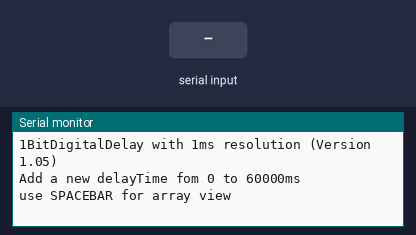
Bench run of a sketch on a simulated Arduino Uno, built for the host (arithmetic inside an expression is 32-bit, double 64-bit). Parts: the last lines printed to the serial monitor. Inputs (shaded band) come from the test bench.

Above: at 3.2 s.
3.3 s: "90,45\n" received over Serial
At 4.5 s:
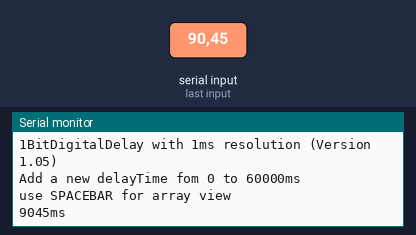
4.8 s: "30,150\n" received over Serial
At 5.9 s:
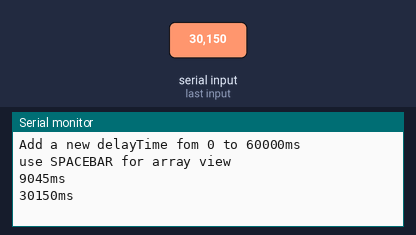

The sketch:

1BitDigitalDelay.ino
```cpp
/*******************Digitaldelay V1.05 for DRUM trigger******************
  If the INPUT got a LOW edge, the code generate an 1ms trigger event in
     realtime and also a second 1ms trigger event with delay.
      The delayTime is adjusted using the ATmega32U4-USB-interface.
               The ringbuffer holds 512 trigger events.
                 The maximum delay is limited by 60s.
                      The resolution is 1ms.
                           by 25mmHg
                           Have fun!
                          Version 1.05
                        heartbeat mode
                          Version 1.04
                 new pins (matched with PCB)
                          Version 1.03
          add LED-monitor output and change PORTS
                          Version 1.02
                    faster port operations
                samplingrate ca.100kHz possible
                          Version 1.01
            button debounce logic is much faster (5ms)
                          Version 1.00
                first working needs optimation
 ***********************************************************************/

#define MAXDELAYTIME 60000
#define MAXARRAYSIZE 256
#define BOUNCETIME 20
#define FLASHTIME 40

#define INBUTTON PF4 //A3
#define OUTDELAY PF7 //A0
//Demo only
//#define OUTDELAY PF5 //A2
#define OUTNOOOW PF6 //A1
#define OUTCOOPY PC7 //D13
#define DEBUGPIN PB6 //A10
#define DEBUGMODE
#define SERIALDEBUG
//#define HEARTBEAT

//global variables related to time
unsigned long oldMillis = 0;
unsigned long valMillis = 1;
unsigned int delayTime = 0;

//global variables related to ringbuffer
unsigned long timeStamps[MAXARRAYSIZE];
const unsigned int maxArrayCount = MAXARRAYSIZE - 1;
const unsigned int maxDelayTime = MAXDELAYTIME;
unsigned int writeCursor = 0;
unsigned int readCursor = 0;

void initArray() {
  for (unsigned int i = 0; i < MAXARRAYSIZE; i++) {
    timeStamps[i] = 0xFFFFFFFF;
  }
}

void initUSB2serial() {
  Serial.begin(115200);
  while (!Serial);
  delay(2000);
  Serial.println(F("1BitDigitalDelay with 1ms resolution (Version 1.05)"));
  Serial.print(F("Add a new delayTime fom 0 to "));
  Serial.print(maxDelayTime);
  Serial.println(F("ms"));
#ifdef SERIALDEBUG
  Serial.println(F("use SPACEBAR for array view"));
#endif
}

void initPins() {
  DDRF &= ~(1 << INBUTTON);
  // pullups installed on PCB
  // PORTF |= (1 << INBUTTON);
  DDRF |=  (1 << OUTDELAY);
  DDRF |=  (1 << OUTNOOOW);
#ifdef DEBUGMODE
  DDRB |=  (1 << DEBUGPIN);
  DDRC |=  (1 << OUTCOOPY);
#endif
}

void bufferOverRun() {
  Serial.println(F("BUFFER OVERRUN, LOST TRIGGER"));
}

void setNewDelayTime() {
  unsigned long val = 0;
  while (Serial.available()) {
    char ch = Serial.read();
    if (ch >= '0' && ch <= '9') {
      val = val * 10 + ch - '0';
    }
#ifdef SERIALDEBUG
    // Look 4 SPACEBAR
    else if (ch == 32) {
      val = delayTime;
      Serial.println("Array:");
      for (unsigned int i = 0; i <= maxArrayCount; i++) {
        Serial.print(timeStamps[i]);
        if (i == writeCursor)Serial.print("<--w");
        if (i == readCursor) Serial.print("<--r");
        Serial.println();
      }
    }
#endif
    // Look 4 LF
    else if (ch == 10) {
      if (val <= maxDelayTime) {
        delayTime = val;
        Serial.print(delayTime);
        Serial.println(F("ms"));
      }
      else
        Serial.println(F(" FALSE TIME VALUE"));
    }
  }
}

void triggerNow(boolean val) {
  val ? PORTF |= (1 << OUTNOOOW) : PORTF &= ~(1 << OUTNOOOW);
}

void triggerDel(boolean val) {
  val ? PORTF |= (1 << OUTDELAY) : PORTF &= ~(1 << OUTDELAY);
}

void flashLED() {
  static byte flashTimer;
  if (PORTF & (1 << OUTDELAY | 1 << OUTNOOOW) || (0 < flashTimer  && flashTimer < FLASHTIME)) {
    PORTC  |= (1 << OUTCOOPY);
    flashTimer > 0 ? flashTimer-- : 0;
  }
  else {
    PORTC &= ~(1 << OUTCOOPY);
    flashTimer = FLASHTIME;
  }
}

boolean getButton() {
  static int counter;
  static boolean lastButton;
  static boolean newButton;
  lastButton = newButton;
  newButton = !(PINF & (1 << INBUTTON));
  if (newButton  && !lastButton && counter == 0) {
    counter = BOUNCETIME;
    return (true);
  }
  else {
    counter > 0 ? counter-- :  counter = 0;
    return (false);
  }
}

boolean writeTimeStamps() {
  if (timeStamps[writeCursor] == 0xFFFFFFFF) {
    timeStamps[writeCursor] = valMillis + delayTime;
    writeCursor < maxArrayCount ? writeCursor++ : writeCursor =  0;
    return (true);
  }
  else
    return (false);
}

boolean readTimeStamps() {
  if (valMillis >= timeStamps[readCursor]) {
    timeStamps[readCursor] = 0xFFFFFFFF;
    readCursor < maxArrayCount ? readCursor++ :  readCursor = 0;
    return (true);
  }
  else
    return (false);
}

void setup() {
  initArray();
  initUSB2serial();
  initPins();
}

void loop() {
  valMillis = millis();
  if (oldMillis < valMillis) {

#ifdef DEBUGMODE
    // Use Logic Analyzer
    PORTB |= (1 << DEBUGPIN);
#endif

    oldMillis = valMillis;
    /**********************************************/
    // put your code here, to run every millisecond
    // adjust delay
    setNewDelayTime();

#ifdef HEARTBEAT
    // wait 4 heartbeat
    if ((valMillis & 0xFFFUL) == 0) {
      if (writeTimeStamps()) {
        triggerNow(true);
      }
      else
        bufferOverRun();
    }
#else
    // Test 4 Button
    if (getButton()) {
      if (writeTimeStamps()) {
        triggerNow(true);
      }
      else
        bufferOverRun();
    }
#endif

    else triggerNow(false);
    // Test 4 Delay
    triggerDel(readTimeStamps());
    // end of your code, to run every millisecond
    /**********************************************/

#ifdef DEBUGMODE
    // Use Logic Analyzer
    PORTB &= ~(1 << DEBUGPIN);
    flashLED();
#endif

  }
  else if (oldMillis > valMillis) {
    // put your code here, to deal with timer overflow in 50days ;-)
    ;
  }
  else {
    // run over
    ;
  }
}
```

Measured:
- after the input at 3.3 s, the serial monitor: prints a new line at once (image 1)
- after the input at 4.8 s, the serial monitor: prints a new line at once (image 2)
